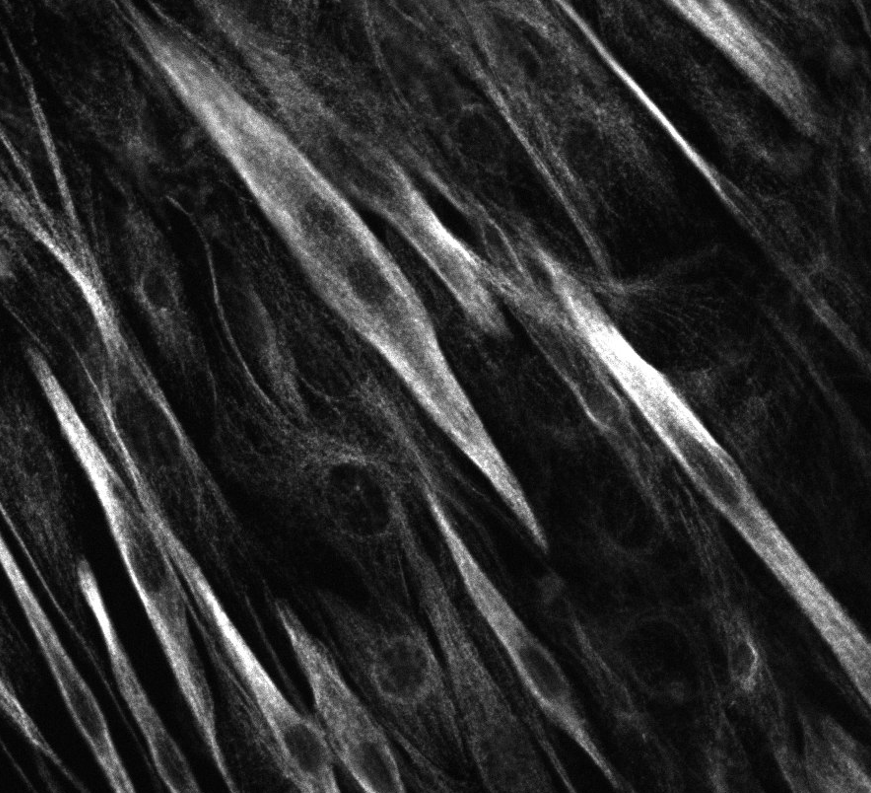
#> input picture images/image1.PNG, 871 x 793 px; its folder holds 2 pictures in this run
$ python statistics.py
#> lines starting #> are read from the running program, lines starting #| are printed output that depends on the picture
### python/analyze_nematic_order.py
import numpy as np
import scipy.ndimage as ndimage
import matplotlib.pyplot as plt
from PIL import Image
import os

def analyze_nematic_order(filename, sigma, box_size, fancy=0):
    """
    Analyzes orientational order and director fields from image texture.

    Parameters:
    -----------
    filename : str
        Path to the image file.
    sigma : float
        Standard deviation of the Gaussian blur kernel (in pixels).
    box_size : int
        Size of square grid boxes for local spatial averaging (in pixels).
    fancy : int (0 or 1)
        If 1, uses a styled thick representation for the director lines.

    Returns:
    --------
    S_field : ndarray
        Interpolated local scalar nematic order parameter field (2D).
    theta_field : ndarray
        Interpolated local director angle field in radians, scaled by 1/pi (2D).
    avg_nematic_order : float
        Average scalar nematic order parameter over all boxes.
    global_nematic_order : float
        Global scalar nematic order parameter across the entire image.
    U : ndarray
        X components of local director field vectors.
    V : ndarray
        Y components of local director field vectors.
    """
#> called with filename = 'images/image1.PNG', sigma = 3, box_size = 64, fancy = 0
    # -------------------------------------------------------------------------
    # 1. Image Pre-processing
    # -------------------------------------------------------------------------
    if not os.path.exists(filename):
        raise FileNotFoundError(f"Image file not found: {filename}")

    img_pil = Image.open(filename)
#> img_pil is the input picture: PIL image 871x793 RGB; min 0, max 255, mean 43.8
    # Convert to grayscale if RGB
    if img_pil.mode in ("RGB", "RGBA"):
        img_pil = img_pil.convert("L")
#> img_pil: PIL image 871x793 L
    img = np.array(img_pil, dtype=float)

    # Scale image intensities to [0, 1] to match MATLAB's im2double
    img = img / 255.0

    # -------------------------------------------------------------------------
    # 2. Image Smoothing
    # -------------------------------------------------------------------------
    # Apply 2D Gaussian blur. Mode 'nearest' behaves closely to MATLAB's padding.
    blurred_img = ndimage.gaussian_filter(img, sigma, mode='nearest')

    # -------------------------------------------------------------------------
    # 3. Gradient Computation
    # -------------------------------------------------------------------------
    # NumPy gradient along axis 0 (y) and axis 1 (x)
    # Note: np.gradient returns (grad_y, grad_x) for a 2D array.
    Iy, Ix = np.gradient(blurred_img)
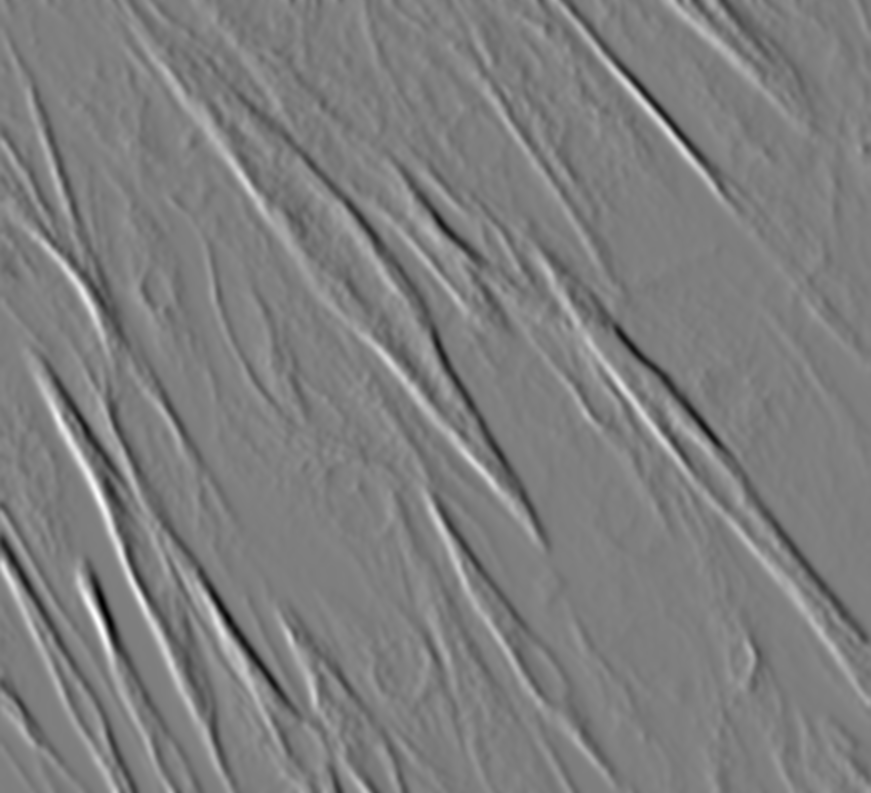
#> Ix: shape (793, 871) float64; min -0.106, max 0.107, mean -4.15e-05; drawn with min black and max white

    height, width = blurred_img.shape
#> height = 793; width = 871

    # -------------------------------------------------------------------------
    # 4. Box-wise Structure Tensor Calculations
    # -------------------------------------------------------------------------
    num_boxes_x = width // box_size
#> num_boxes_x = 13
    num_boxes_y = height // box_size
#> num_boxes_y = 12

    c2_all = np.zeros((num_boxes_y, num_boxes_x))
    s2_all = np.zeros((num_boxes_y, num_boxes_x))

    for i in range(num_boxes_y):
        for j in range(num_boxes_x):
            # Define box boundaries (0-indexed, exclusive upper bounds)
            row_start = i * box_size
            row_end = (i + 1) * box_size
            col_start = j * box_size
            col_end = (j + 1) * box_size

            # Extract gradients for the current box
            Ix_box = Ix[row_start:row_end, col_start:col_end]
            Iy_box = Iy[row_start:row_end, col_start:col_end]

            # Compute local structure tensor components
            J11 = np.mean(Ix_box**2)
            J12 = np.mean(Ix_box * Iy_box)
            J22 = np.mean(Iy_box**2)
            traceJ = J11 + J22

            if traceJ < 1e-10:
                c2 = 0.0
                s2 = 0.0
            else:
                # Normalize and compute nematic components
                c2 = (J11 - J22) / traceJ
                s2 = (2.0 * J12) / traceJ

            c2_all[i, j] = c2
            s2_all[i, j] = s2

    # -------------------------------------------------------------------------
    # 5. Scalar Nematic Order Parameter
    # -------------------------------------------------------------------------
    c2_avg = np.mean(c2_all)
#> c2_avg = 0.275
    s2_avg = np.mean(s2_all)
#> s2_avg = -0.682
    avg_nematic_order = np.sqrt(c2_avg**2 + s2_avg**2)
#> avg_nematic_order = 0.736

    # -------------------------------------------------------------------------
    # 6. Global Nematic Order Parameter (Entire Image)
    # -------------------------------------------------------------------------
    J11_global = np.mean(Ix**2)
#> J11_global = 0.000224
    J12_global = np.mean(Ix * Iy)
#> J12_global = -0.000135
    J22_global = np.mean(Iy**2)
#> J22_global = 0.00011
    traceJ_global = J11_global + J22_global
#> traceJ_global = 0.000334

    if traceJ_global < 1e-10:
        global_nematic_order = 0.0
    else:
        c2_global = (J11_global - J22_global) / traceJ_global
#> c2_global = 0.342
        s2_global = (2.0 * J12_global) / traceJ_global
#> s2_global = -0.808
        global_nematic_order = np.sqrt(c2_global**2 + s2_global**2)
#> global_nematic_order = 0.877

    print(f"Average Nematic Order (box-wise): {avg_nematic_order:.4f}")
#| Average Nematic Order (box-wise): 0.7356
    print(f"Global Nematic Order: {global_nematic_order:.4f}")
#| Global Nematic Order: 0.8774

    # -------------------------------------------------------------------------
    # 7. Field Interpolation & Visualization
    # -------------------------------------------------------------------------
    S_box = np.sqrt(c2_all**2 + s2_all**2)
    theta_box = 0.5 * np.arctan2(s2_all, c2_all)

    # Refine grid by factor of 16 (zoom = 2^4 = 16) to match MATLAB's interp2(..., 4)
    # order=1 specifies bilinear interpolation
    S_field = ndimage.zoom(S_box, 16, order=1)
    theta_field = ndimage.zoom(theta_box / np.pi, 16, order=1)

    # Plot 1: Angle of the Nematic Director (sin(2*theta))
    plt.figure(figsize=(6, 5))
    plt.imshow(np.sin(theta_field * 2.0 * np.pi), cmap='twilight', aspect='equal')
    plt.colorbar(label=r'$\sin(2\theta)$')
    plt.title('Angle of the Nematic Director')
    plt.axis('image')
    plt.tight_layout()
    plt.show(block=False)

    # -------------------------------------------------------------------------
    # 8. Director Overlay (Quiver Plot)
    # -------------------------------------------------------------------------
    # Create coordinate meshgrid for box centers
    x = (np.arange(num_boxes_x) + 0.5) * box_size
    y = (np.arange(num_boxes_y) + 0.5) * box_size
    X, Y = np.meshgrid(x, y)

    # Directors are perpendicular to gradients (texture orientation = gradient angle + pi/2)
    U = np.cos(theta_box + np.pi / 2.0)
    V = np.sin(theta_box + np.pi / 2.0)

    # Plot 2: Subplots showing Director Overlay and Grayscale Angle Field
    fig, axes = plt.subplots(1, 2, figsize=(12, 6))

    # Left subplot: Grayscale image with director overlay
    axes[0].imshow(img, cmap='gray', aspect='equal')

    # Set styling based on fancy parameter
    if fancy == 1:
        # Styled representation with dot markers and thicker lines
        # Matplotlib quiver uses cartesian angles by default. We specify angles='xy', scale_units='xy'
        # scale=0.03 fits the length visually
        axes[0].quiver(X, Y, U, V, angles='xy', scale_units='xy', scale=0.03,
                       color='yellow', width=0.005, headwidth=0, headlength=0,
                       headaxislength=0, pivot='middle')
        axes[0].scatter(X, Y, color='yellow', s=10, zorder=3)
    else:
        # Standard yellow lines
        axes[0].quiver(X, Y, U, V, angles='xy', scale_units='xy', scale=0.02,
                       color='yellow', width=0.003, headwidth=0, headlength=0,
                       headaxislength=0, pivot='middle')

    axes[0].set_title('Director Field Overlay')
    axes[0].axis('image')

    # Right subplot: Grayscale representation of the angle field
    im2 = axes[1].imshow(np.sin(theta_field * 2.0 * np.pi), cmap='gray', aspect='equal')
    axes[1].set_title('Angle of the Nematic Director')
    axes[1].axis('image')

    plt.tight_layout()
    plt.show()

    return S_field, theta_field, avg_nematic_order, global_nematic_order, U, V

### python/statistics.py
import os
import numpy as np
import matplotlib.pyplot as plt
from analyze_nematic_order import analyze_nematic_order

# =========================================================================
# STATISTICAL ANALYSIS OF DIRECTOR FLUCTUATIONS
# =========================================================================
# This script compares the fluctuations of director angles from two different
# images (image1.PNG and image2.PNG) to analyze order vs. disorder.

# 1. Setup paths
script_dir = os.path.dirname(os.path.abspath(__file__))
file1 = os.path.abspath(os.path.join(script_dir, "..", "images", "image1.PNG"))
file2 = os.path.abspath(os.path.join(script_dir, "..", "images", "image2.PNG"))

# Fallbacks for lowercase extensions
if not os.path.exists(file1):
    file1 = os.path.abspath(os.path.join(script_dir, "..", "images", "image1.png"))
if not os.path.exists(file2):
    file2 = os.path.abspath(os.path.join(script_dir, "..", "images", "image2.png"))

print("Running nematic analysis for image 1 (image1.PNG)...")
try:
    _, theta1_scaled, _, _, _, _ = analyze_nematic_order(file1, sigma=3.0, box_size=64, fancy=0)
except Exception as e:
    print(f"Failed to analyze image 1: {e}")
    # Fallback to absolute paths
    file1 = "/Users/mukherjee/Documents/MATLAB/Nematic Skin/valeria/images/image1.PNG"
    _, theta1_scaled, _, _, _, _ = analyze_nematic_order(file1, sigma=3.0, box_size=64, fancy=0)

print("\nRunning nematic analysis for image 2 (image2.PNG)...")
try:
    _, theta2_scaled, _, _, _, _ = analyze_nematic_order(file2, sigma=3.0, box_size=64, fancy=0)
#> call 2 of analyze_nematic_order, with filename = 'images/image2.PNG', sigma = 3, box_size = 64, fancy = 0
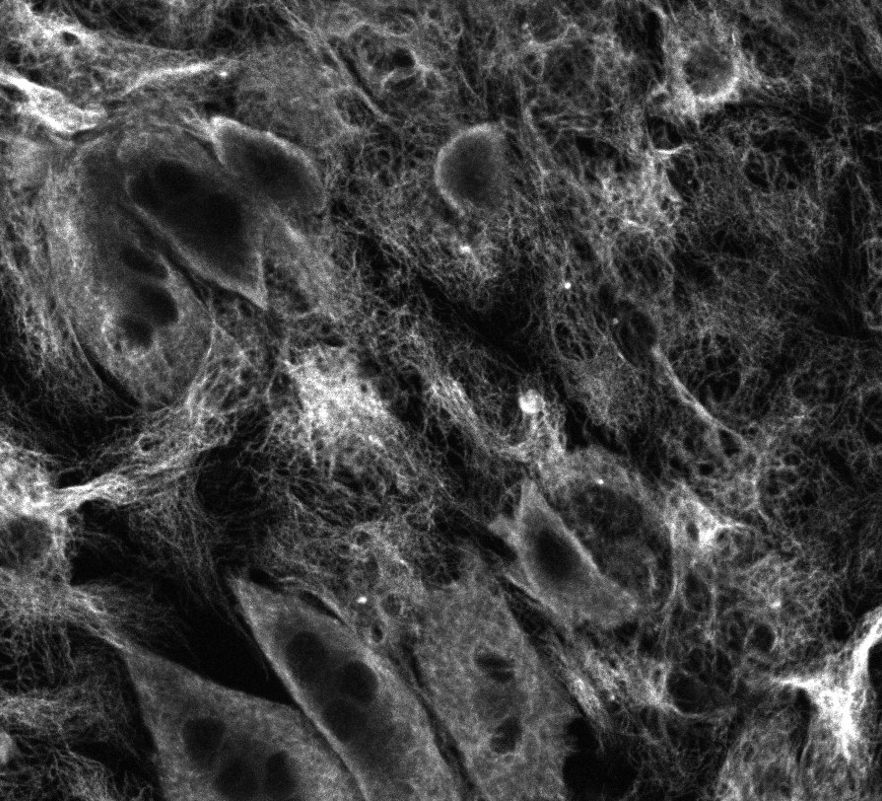
#> input picture images/image2.PNG, 882 x 801 px
#> in analyze_nematic_order, img_pil is the input picture: PIL image 882x801 RGB; min 0, max 255, mean 63.5
#> in analyze_nematic_order (call 2), `Iy, Ix = np.gradient(blurred_img)`:
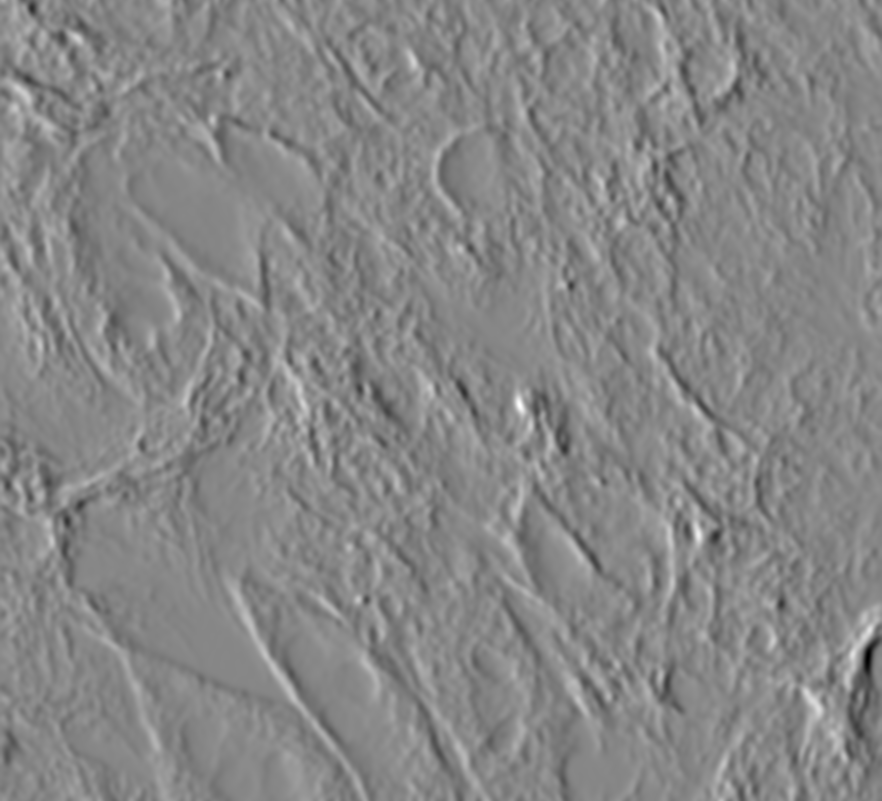
#> Ix: shape (801, 882) float64; min -0.109, max 0.0974, mean -0.000145; drawn with min black and max white
#> in analyze_nematic_order (call 2), `c2_avg = np.mean(c2_all)`: c2_avg = 0.046
#> in analyze_nematic_order (call 2), `s2_avg = np.mean(s2_all)`: s2_avg = -0.253
#> in analyze_nematic_order (call 2), `avg_nematic_order = np.sqrt(c2_avg**2 + s2_avg**2)`: avg_nematic_order = 0.257
#> in analyze_nematic_order (call 2), `J11_global = np.mean(Ix**2)`: J11_global = 0.000135
#> in analyze_nematic_order (call 2), `J12_global = np.mean(Ix * Iy)`: J12_global = -2.73e-05
#> in analyze_nematic_order (call 2), `J22_global = np.mean(Iy**2)`: J22_global = 0.000126
#> in analyze_nematic_order (call 2), `traceJ_global = J11_global + J22_global`: traceJ_global = 0.000261
#> in analyze_nematic_order (call 2), `c2_global = (J11_global - J22_global) / traceJ_global`: c2_global = 0.0363
#> in analyze_nematic_order (call 2), `s2_global = (2.0 * J12_global) / traceJ_global`: s2_global = -0.21
#> in analyze_nematic_order (call 2), `global_nematic_order = np.sqrt(c2_global**2 + s2_global**2)`: global_nematic_order = 0.213
#| Average Nematic Order (box-wise): 0.2567
#| Global Nematic Order: 0.2127
#> in analyze_nematic_order (call 2), `S_field = ndimage.zoom(S_box, 16, order=1)`:
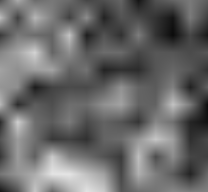
#> S_field: shape (192, 208) float64; min 0.0487, max 0.894, mean 0.417
#> in analyze_nematic_order (call 2), `theta_field = ndimage.zoom(theta_box / np.pi, 16, order=1)`:
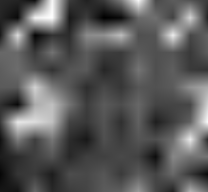
#> theta_field: shape (192, 208) float64; min -0.485, max 0.494, mean -0.142; drawn with min black and max white
#> in analyze_nematic_order (call 2), `plt.show()`:
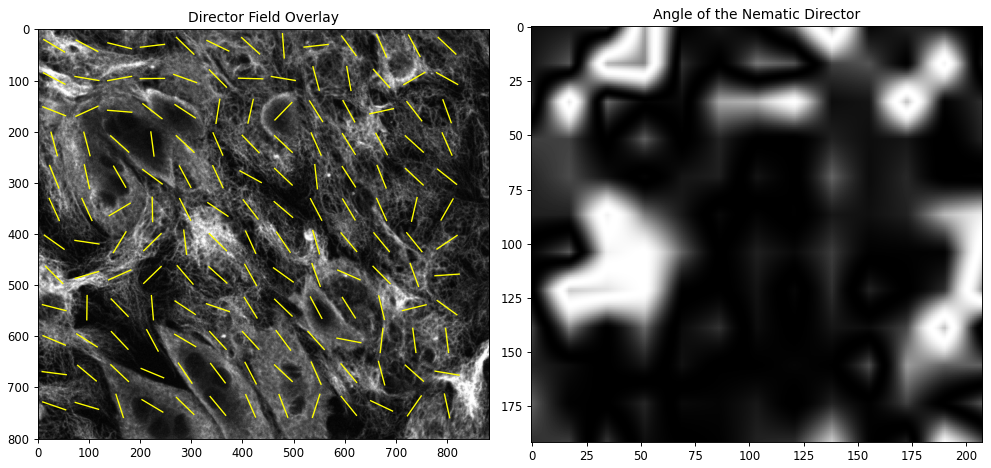
#> figure drawn by matplotlib, 2 panels
except Exception as e:
    print(f"Failed to analyze image 2: {e}")
    # Fallback to absolute paths
    file2 = "/Users/mukherjee/Documents/MATLAB/Nematic Skin/valeria/images/image2.PNG"
    _, theta2_scaled, _, _, _, _ = analyze_nematic_order(file2, sigma=3.0, box_size=64, fancy=0)

# The outputs from analyze_nematic_order are theta_field, which are scaled as (theta / pi).
# We convert them back to radians:
theta1 = theta1_scaled * np.pi
theta2 = theta2_scaled * np.pi

# 2. Calculate angular fluctuations (deviations from the mean) in degrees
dTheta1 = (theta1 - np.mean(theta1)) * 180.0 / np.pi
dTheta2 = (theta2 - np.mean(theta2)) * 180.0 / np.pi

# Flatten the arrays to compute statistical metrics over all grid points
dTheta1_flat = dTheta1.flatten()
dTheta2_flat = dTheta2.flatten()

# 3. Calculate variances
varTheta1 = np.var(dTheta1_flat)
#> varTheta1 = 94
varTheta2 = np.var(dTheta2_flat)
#> varTheta2 = 784.4

print("\n=========================================================================")
print(f"Variance of Theta 1 (image1.PNG)  : {varTheta1:.4f} deg^2")
#| Variance of Theta 1 (image1.PNG)  : 93.9997 deg^2
print(f"Variance of Theta 2 (image2.PNG) : {varTheta2:.4f} deg^2")
#| Variance of Theta 2 (image2.PNG) : 784.3698 deg^2
print("=========================================================================")

# 4. Plot comparative histograms
plt.figure(figsize=(8, 6))

# Define common bins for a fair comparison
min_val = min(np.min(dTheta1_flat), np.min(dTheta2_flat))
#> min_val = -61.67
max_val = max(np.max(dTheta1_flat), np.max(dTheta2_flat))
#> max_val = 114.5
bins = np.linspace(min_val, max_val, 30)
#> bins = 30 values from -61.67 to 114.5

# MATLAB's 'Normalization' = 'probability' makes the sum of bar heights equal to 1.
# We achieve this in matplotlib by passing weights = 1/N.
weights1 = np.ones_like(dTheta1_flat) / len(dTheta1_flat)
weights2 = np.ones_like(dTheta2_flat) / len(dTheta2_flat)

plt.hist(dTheta2_flat, bins=bins, weights=weights2, alpha=0.6, label='image2.PNG (Dataset 2)', color='red', edgecolor='black')
plt.hist(dTheta1_flat, bins=bins, weights=weights1, alpha=0.6, label='image1.PNG (Dataset 1)', color='blue', edgecolor='black')

# Formatting plot matching statistics MATLAB style
plt.xlabel(r'Relative orientation $\Delta\theta$ in $^{\circ}$', fontsize=14)
plt.ylabel('Probability', fontsize=14)
plt.title('Comparison of Director Orientation Fluctuations', fontsize=16)

# Setup Y-ticks to match MATLAB custom levels if desired
plt.ylim(0, 0.1)
plt.yticks(np.arange(0, 0.1, 0.02))

# Premium styling
ax = plt.gca()
ax.spines['top'].set_visible(False)
ax.spines['right'].set_visible(False)
ax.set_facecolor('none')
plt.grid(axis='y', linestyle='--', alpha=0.7)
plt.legend(frameon=False, fontsize=12)

plt.tight_layout()
plt.show()
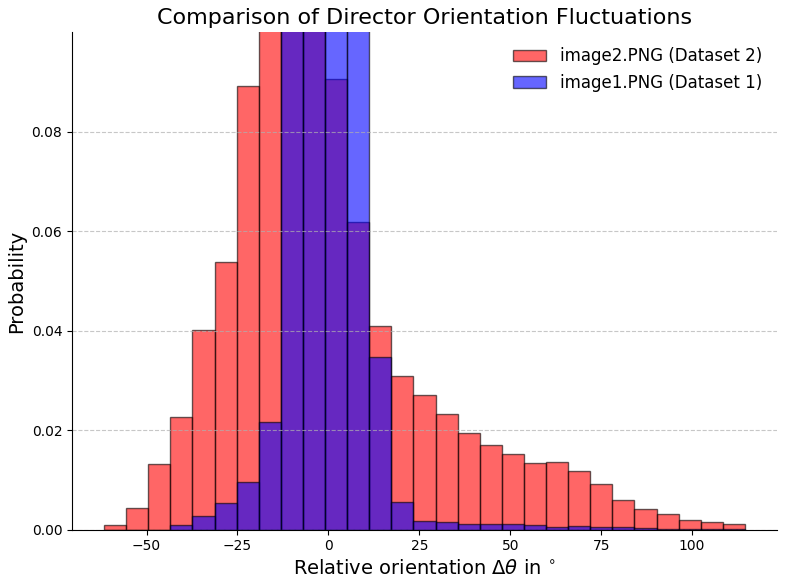
#> figure drawn by matplotlib, 1 panel; tallest bar 0.134 high, from x = -6.98 to -0.909; tallest bar 0.312 high, from x = -6.98 to -0.909
